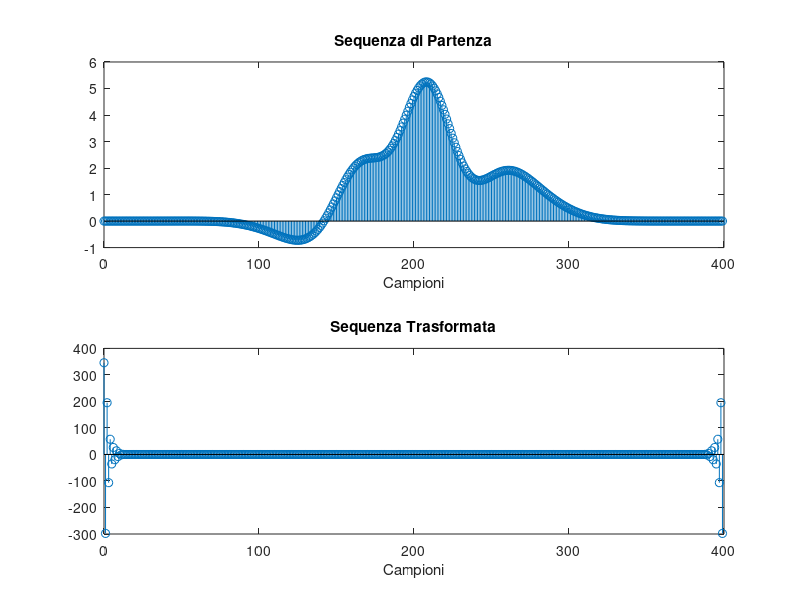
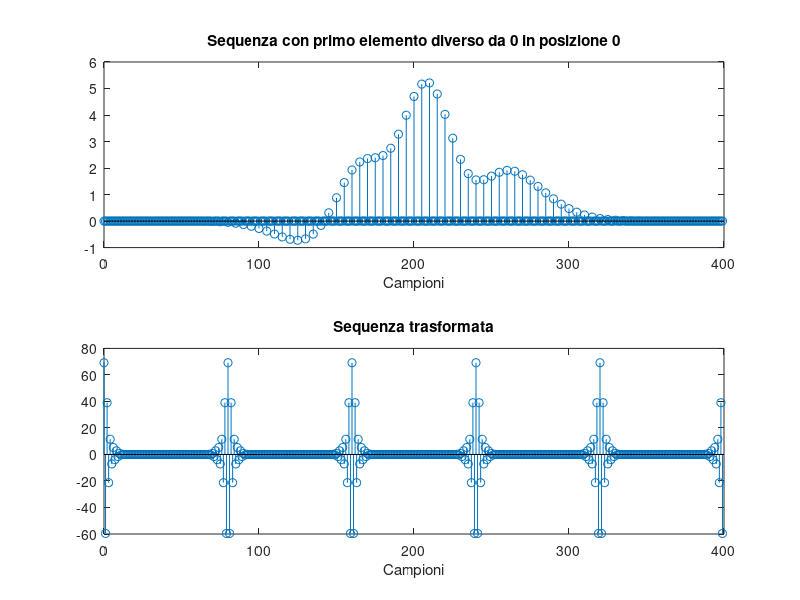
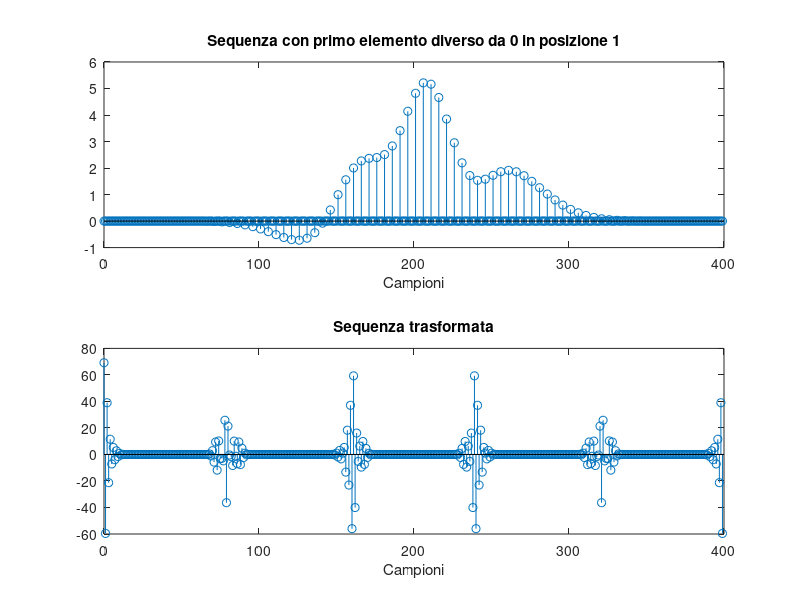
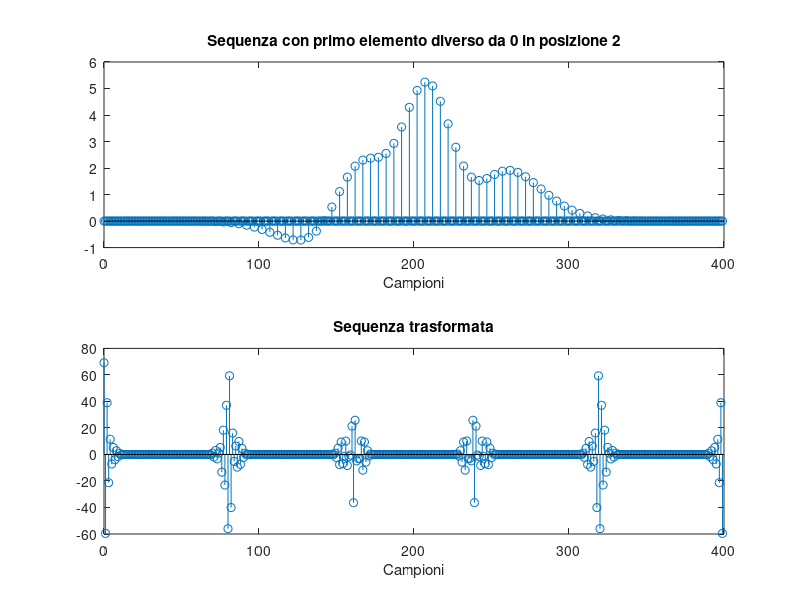

MATLAB code to generate these figures, in order:
%PROGETTO ZERO INTERLEAVING
% Lo script deve ricostruire una sequenza x_n a partire da una sua versione "zero interleaved" indicata con y_n
% in cui ogni M campioni sono inseriti M-1 zeri (al posto dei campioni originari)

% Esempio:
% sequenza originaria                       x_n = 1,2,3,4,5,6,7,8,9,10...
% sequenza zero_interleaved (fattore M = 3)  y_n= 1,0,0,4,0,0,7,0,0,10...

% La sequenza di partenza x_n ha 400 campioni ed � fornita nel file zerointerleaving.mat

% Si richiede che lo script Matlab esegua le seguenti operazioni:

% - generi la sequeza zero-interleaved y_n con M variabile (M = 2,3,...),
% cio� si deve poter scegliere il numero di campioni (M-1) da azzerare.

% - permetta di scegliere la posizione dei campioni non nulli, es. si chiede la
% possibilità di generare M possibili sequenze con campioni non nulli in posizione
% Mk, Mk+1, Mk+2, ... Mk+(M-1) con k = 0,1,2,...

% - rappresenti graficamente la sequenza x_n e le sequenze y_n (zero_interleaved)
% nel dominio del tempo e delle frequenze (trasformata discreta di Fourier).
%
% - rappresenti graficamente nel dominio del tempo e delle frequenze il filtro impiegato per la ricostruzione
% della sequenza x_n

% - rappresenti graficamente la sequenza originaria x_n e la sua versione
% ricostruita, mostrando che la sequenza ricostruita � la stessa qualunque
% sia la scelta della posizione dei campioni non nulli (purch� non vi siano fenomeni di alias).

% - permetta di valutare il massimo valore di M che non produce distorsione del segnale ricostrutito.

% Strutturare lo script Matlab in modo tale che possa essere rapidamente adattato per gestire sequenze in ingresso
% diverse da quella assegnata (es. diverso numero di campioni).
% Definire in modo chiaro le variabili utilizzate e commentare sinteticamente i vari passi dello script.
%START
close all
clear
clc
%prompt = ('Inserisci nome file :  ');
%nome_file = input (prompt, 's');
%load (nome_file);
load zerointerleaving.mat
dim = length(x);
M = input('Inserisci M: ');
f_s = 1/M; %frequenza di campionamento, ma potremmo toglierla perch� non serve
a_x = 'Campioni';
%ZERO-INTERLEAVING
y_n = zeros(M,dim); %crea una matrice di zeri contenente le M sequenze lungo le righe
Yf_n = y_n; %copia la matrice creata in quella che sar� la trasformata
for j = 1:M %ciclo per creare sequenze campionate
    i = j;
    while i<dim+1
        y_n(j,i) = x(i);
        i = i+M;
    end
end

%TRASFORMAZIONI 
n = (0:dim-1);
Xf=fft(x);
figure
subplot(2,1,1)
stem (n,x);
xlabel (a_x)
title('Sequenza di Partenza')
%pause
subplot(2,1,2)
stem (n,real(Xf));
xlabel (a_x)
title('Sequenza Trasformata')
%pause
for k = 1:M
    titolo = 'Sequenza con primo elemento diverso da 0 in posizione %d';
    pos = k-1; %indice di posizione che viene riportato nel grafico
    Yf_n(k,:) = fft(y_n(k,:));
    figure
    subplot(2,1,1)
    stem(n,y_n(k,:));
    xlabel (a_x)
    title(sprintf(titolo,pos))
    subplot(2,1,2)
    stem(n,real(Yf_n(k,:)));
    xlabel (a_x)
    title('Sequenza trasformata')
    %pause
end
%FILTRO
figure
t=-dim/2:dim/2-1;
filtro_t=sinc(t/M);
filtro=abs(fft(filtro_t));
subplot (2,1,1)
plot(t,filtro_t);
title('Filtro nei tempi')
pause
Zf_n=zeros(M,dim);
z=zeros(M,(2*dim)-1);
u=zeros(M,dim);
for i=1:M
    figure
    %figure(3)
    Zf_n(i,:) = Yf_n(i,:).*filtro;
    z(i,:) = conv(y_n(i,:),filtro_t);
    u(i,:)=z(i,(dim/2)+1:(3/2)*dim);

            
        subplot(2,1,1)
        stem(u(i,:));
        subplot(2,1,2)
        stem(real(Zf_n(i,:)));
        pause
    %la convoluzione ancora è da controllare,
    %ma almeno la forma c'è; 
    %il picco è un po' più in alto
    %Non torna il numero di campioni del plot, 
    %dovrebbe essere 400 anche dopo la convoluzione
    
    %eliminare i campioni in eccesso
    end





%creare filtro rettangolo, tenerlo discreto, fare trasformata discreta.
%ADD ?
%error('M scelto non rispetta il teorema del campionamento!');




